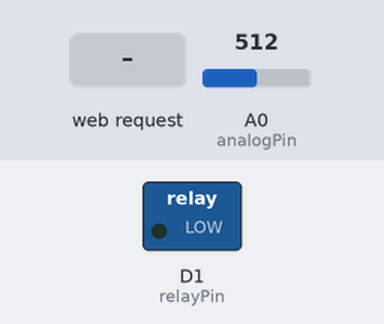
Bench run of a sketch on a simulated ESP8266 (NodeMCU). On the bench: switched loads named in the sketch (green lamp = pin HIGH). The test bench sets the inputs (shaded band); at power-on: A0 (analogPin) = 512. WiFi joins after 1.5 s; servers stay silent unless stated; pins used as bus, display or sensor lines are not drawn; what the sketch prints to the serial monitor is not drawn.

Above: at 2.7 s.
2.8 s: HTTP request GET /toggle received
At 3.4 s:
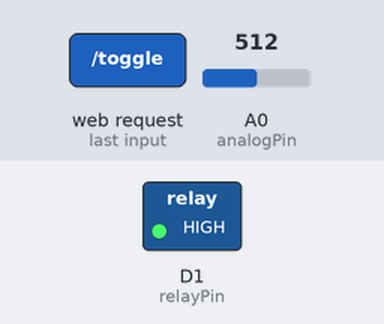
Timing chart, 0 to 5.8 s (numbered marks = the images above; inputs shaded):
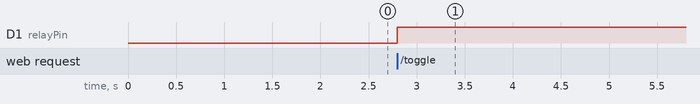

The sketch:

EV_charging_and_monitoring.ino
```cpp
#include <ESP8266WiFi.h>
#include <ESP8266WebServer.h>

// Replace with your network credentials
const char* ssid = "EV CHARGING";
const char* password = "PASSWORD";

// Create an instance of the server
ESP8266WebServer server(80);

// Pin definitions
const int relayPin = D1; // Relay control pin
const int irSensorPin = D2; // IR sensor pin
const int muxS0 = D3; // MUX S0 pin
const int muxS1 = D4; // MUX S1 pin
const int muxS2 = D5; // MUX S2 pin
const int muxS3 = D6; // MUX S3 pin

// Analog pin for the multiplexer output
const int analogPin = A0;

// Voltage, current, and other values
float voltage = 0.0;
float current = 0.0;
float power = 0.0;
float energyBill = 0.0;

// Webpage HTML
const char* html = R"rawliteral(
<!DOCTYPE html>
<html>
<head>
  <title>EV CHARGING</title>
  <style>
    body {
      font-family: Arial, sans-serif;
      text-align: center;
      margin: 20px;
    }
    h1 {
      color: #333;
    }
    button {
      background-color: #007BFF;
      color: white;
      border: none;
      padding: 10px 20px;
      font-size: 16px;
      cursor: pointer;
      border-radius: 5px;
    }
    button:hover {
      background-color: #0056b3;
    }
    p {
      font-size: 18px;
      color: #555;
    }
    .section {
      margin-bottom: 20px;
    }
  </style>
</head>
<body>
  <h1>EV CHARGING</h1>
  <div class="section">
    <button onclick="toggleCharge()">Toggle Charge</button>
  </div>
  <div class="section">
    <p><strong>Status</strong></p>
    <p>Charge is currently %STATUS%</p>
  </div>
  <div class="section">
    <p><strong>Voltage and Current</strong></p>
    <p>Current Voltage: %VOLTAGE% V</p>
    <p>Current Current: %CURRENT% A</p>
  </div>
  <div class="section">
    <p><strong>Power Consumption</strong></p>
    <p>Power: %POWER% W</p>
  </div>
  <div class="section">
    <p><strong>Bill Amount</strong></p>
    <p>Bill: %BILL% INR</p>
  </div>
  <script>
    function toggleCharge() {
      fetch('/toggle').then(response => location.reload());
    }
  </script>
</body>
</html>
)rawliteral";

// Function to handle webpage requests
void handleRoot() {
  String status = digitalRead(relayPin) ? "ON" : "OFF";
  String webpage = html;
  webpage.replace("%STATUS%", status);
  webpage.replace("%VOLTAGE%", String(voltage));
  webpage.replace("%CURRENT%", String(current));
  webpage.replace("%POWER%", String(power));
  webpage.replace("%BILL%", String(energyBill));
  server.send(200, "text/html", webpage);
}

// Function to handle toggle relay requests
void handleToggle() {
  if (digitalRead(relayPin) == LOW) {
    digitalWrite(relayPin, HIGH);
  } else {
    digitalWrite(relayPin, LOW);
  }
  handleRoot();
}

// Function to read from the multiplexer and update sensor values
void updateSensorValues() {
  // Set MUX channel (for example, channel 0 for voltage)
  digitalWrite(muxS0, LOW);
  digitalWrite(muxS1, LOW);
  digitalWrite(muxS2, LOW);
  digitalWrite(muxS3, LOW);

  // Read voltage
  voltage = analogRead(analogPin) * (3.3 / 1023.0) * 5.0; // Adjust as necessary for your sensor

  // Set MUX channel (for example, channel 1 for current)
  digitalWrite(muxS0, HIGH);
  digitalWrite(muxS1, LOW);
  digitalWrite(muxS2, LOW);
  digitalWrite(muxS3, LOW);

  // Read current
  current = analogRead(analogPin) * (3.3 / 1023.0) * 5.0; // Adjust as necessary for your sensor

  // Calculate power and energy bill
  power = voltage * current;
  energyBill = power * 0.1; // Example calculation
}

void setup() {
  Serial.begin(115200);

  // Initialize relay and IR sensor pins
  pinMode(relayPin, OUTPUT);
  pinMode(irSensorPin, INPUT);
  pinMode(muxS0, OUTPUT);
  pinMode(muxS1, OUTPUT);
  pinMode(muxS2, OUTPUT);
  pinMode(muxS3, OUTPUT);

  // Initialize relay to OFF
  digitalWrite(relayPin, LOW);

  // Connect to WiFi
  WiFi.begin(ssid, password);
  while (WiFi.status() != WL_CONNECTED) {
    delay(500);
    Serial.print(".");
  }
  Serial.println("Connected to WiFi");

  // Define web server routes
  server.on("/", handleRoot);
  server.on("/toggle", handleToggle);

  // Start server
  server.begin();
}

void loop() {
  server.handleClient();
  updateSensorValues();
}
```

Measured:
- after the input at 2.8 s, D1 (relayPin): LOW → HIGH at once
